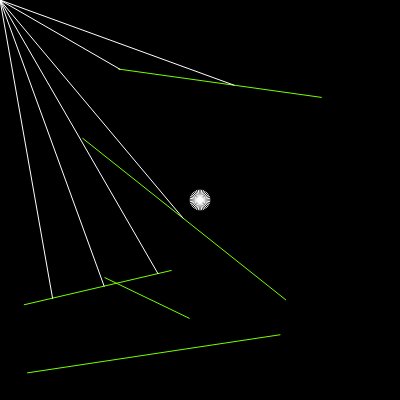
Frame 1 (no input)
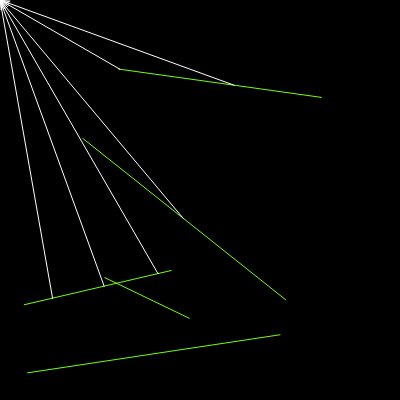
Frame 60 (no input)
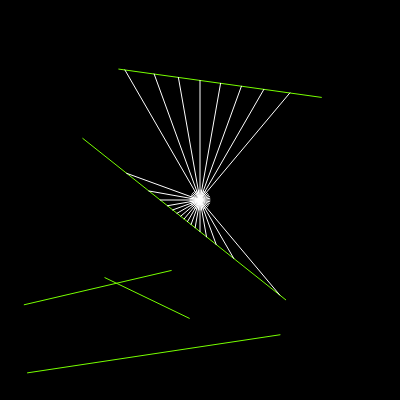
Frame 120 (the mouse pressed at the canvas centre since frame 60)

The p5.js sketch that drew these frames (run headless with seeded random() and noise() and a simulated clock; from frame 60 on, the mouse is pressed at the canvas centre):

// p5.js sketch
// ── sketch.js
let ray;
let particle;
let walls = [];

function setup() {
    createCanvas(400, 400);
    // wall = new Boundary(300, 100, 300, 300); /*from Boundary.js*/
    // ray = new Ray(100, 200); /*from ray.js*/
    for (let i = 0; i < 5; i++) {
        let x1 = random(width);
        let x2 = random(width);
        let y1 = random(height);
        let y2 = random(height);
        walls[i] = new Boundary(x1, y1, x2, y2);
    }
    particle = new Particle();
}

function draw() {
    background(0);
    for (let wall of walls) {
        wall.show();
    }
    particle.show();
    particle.update(mouseX, mouseY);
    particle.look(walls);
    // ray.show();
    // ray.lookAt(mouseX, mouseY);

// let pt = ray.cast(wall); /*from ray.js, cast like casting a light against a wall*/
// if (pt) {
//     fill(255); /*if the vector touches the wall then draw the line*/
//     ellipse(pt.x, pt.y, 8, 8);
//     }

}
// ── boundary.js
class Boundary {
    constructor(x1, y1, x2, y2) {
        this.a = createVector(x1, y1);
        this.b = createVector(x2, y2);
    }

    show() {
        stroke(119, 255, 0, 255)
        line(this.a.x, this.a.y, this.b.x, this.b.y);
    }
}
// ── particle.js
class Particle {
    constructor() {
        this.pos = createVector(width / 2, height / 2);
        this.rays = [];
        for (let a = 0; a < 360; a +=10) {
            this.rays.push(new Ray(this.pos, radians(a)));
        }
    }

    update(x,y) {
        this.pos.set(x,y);
    }

    look(walls) {
        for (let ray of this.rays) {
            let closest = null;
            let record = Infinity;
            for (let wall of walls) {
                
                const pt = ray.cast(wall);
                if (pt) {
                    const d = p5.Vector.dist(this.pos, pt);
                    if (d < record) {
                        record = d;
                        closest = pt;
                    }
                }
            }
            if (closest) {
                line(this.pos.x, this.pos.y, closest.x, closest.y);
            }
        }
    }

    show() {
        fill(255);
        ellipse(this.pos.x, this.pos.y, 4);
        for (let ray of this.rays) {
            ray.show();
        }

    }
}

// ── ray.js
class Ray {
    constructor(pos, angle){
        this.pos = pos; /*position*/
        this.dir = p5.Vector.fromAngle(angle); /*direction*/
    }

    lookAt(x, y) {
        this.dir.x = x - this.pos.x;
        this.dir.y = y - this.pos.y;
        this.dir.normalize();
    }

    show() {
        stroke(255);
        push();
        translate(this.pos.x, this.pos.y);
        line(0 ,0, this.dir.x * 10, this.dir.y * 10);
        pop();
    }

    cast(wall) {
        /*calculate the point where our ray intersect with the wall*/
        /*formula from "Line-line intersection" Wikipedia page*/
        /*https://en.wikipedia.org/wiki/Line%E2%80%93line_intersection*/
        const x1 = wall.a.x;
        const y1 = wall.a.y;
        const x2 = wall.b.x;
        const y2 = wall.b.y;

        const x3 = this.pos.x;
        const y3 = this.pos.y;
        const x4 = this.pos.x + this.dir.x; /*position + the direction of the vector*/
        const y4 = this.pos.y + this.dir.y;

        /*denominator. Note: t and u have the same*/
        const den = (x1 - x2) * (y3 - y4) - (y1 - y2) * (x3 - x4);
        if (den == 0) { 
            /*meaning if the ray is parallel to the wall*/
            return;
        }

        /*then calculate t*/
        const t = ((x1 - x3) * (y3 - y4) - (y1 - y3) * (x3 - x4)) / den;
        /*then calculate u*/
        const u = ((x2 - x1) * (y1 - y3) - (y2 - y1) * (x1 - x3)) / den;
        
        /*The intersection point falls within the first line segment if 0.0 ≤ t ≤ 1.0, and it falls within the second line segment if 0.0 ≤ u ≤ 1.0.*/ 
        /*although 0.0 < u < 1 is for a defined line but our ray is a vector that can be of infinite length*/
        /*sp we'll just do if u > 0*/
        if (t > 0 && t < 1 && u > 0) { /*we DID touch the wall*/
            const pt = createVector();
            /* get coordinates from formula (Px,Py) = (x1+t(x2-x1)), y1+t(y2-y1)) */
            pt.x = x1 + t * (x2 - x1);
            pt.y  = y1 + t * (y2 - y1);
            return pt; 
        } else {
            return;
        }
    }
}
